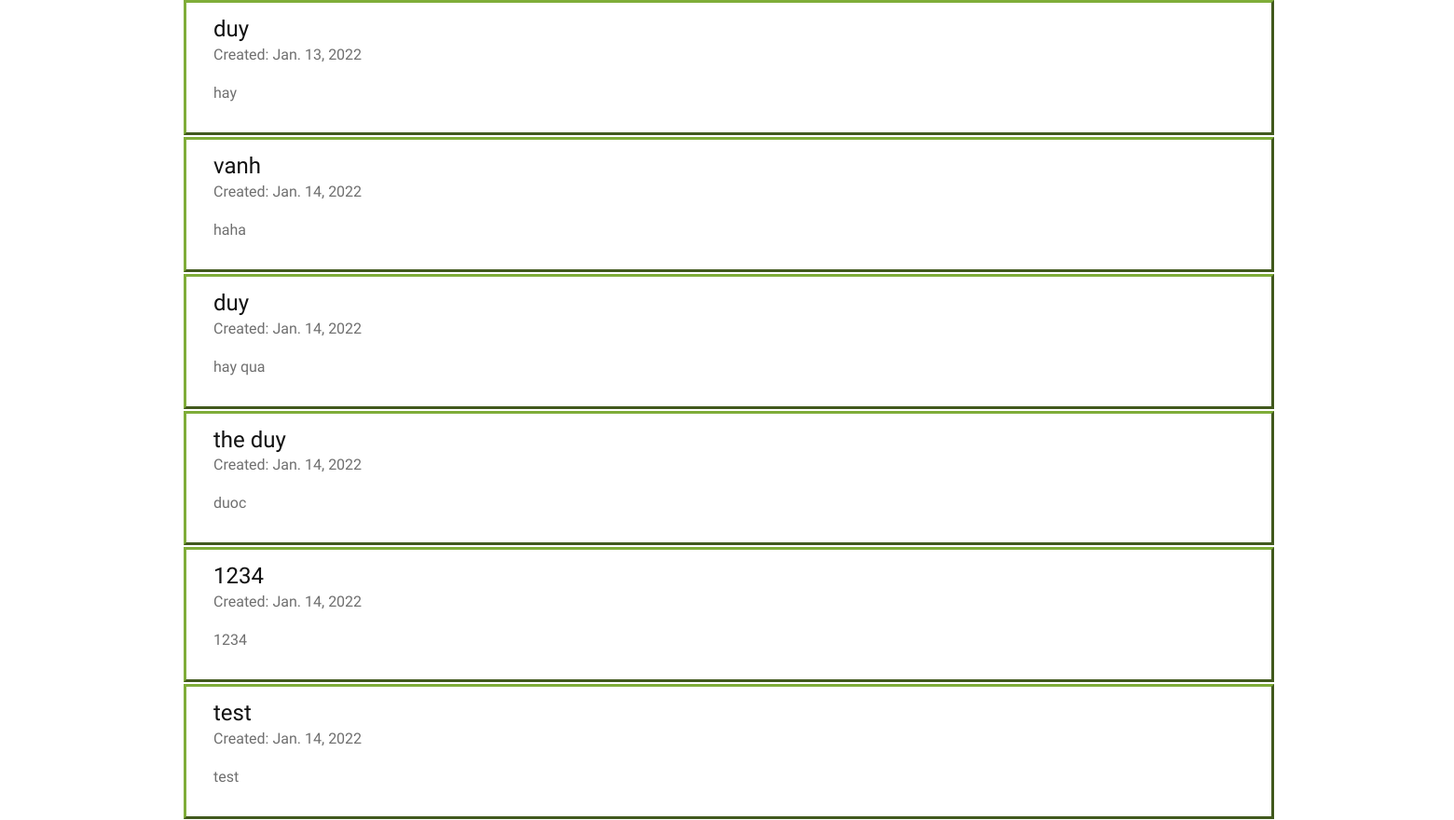
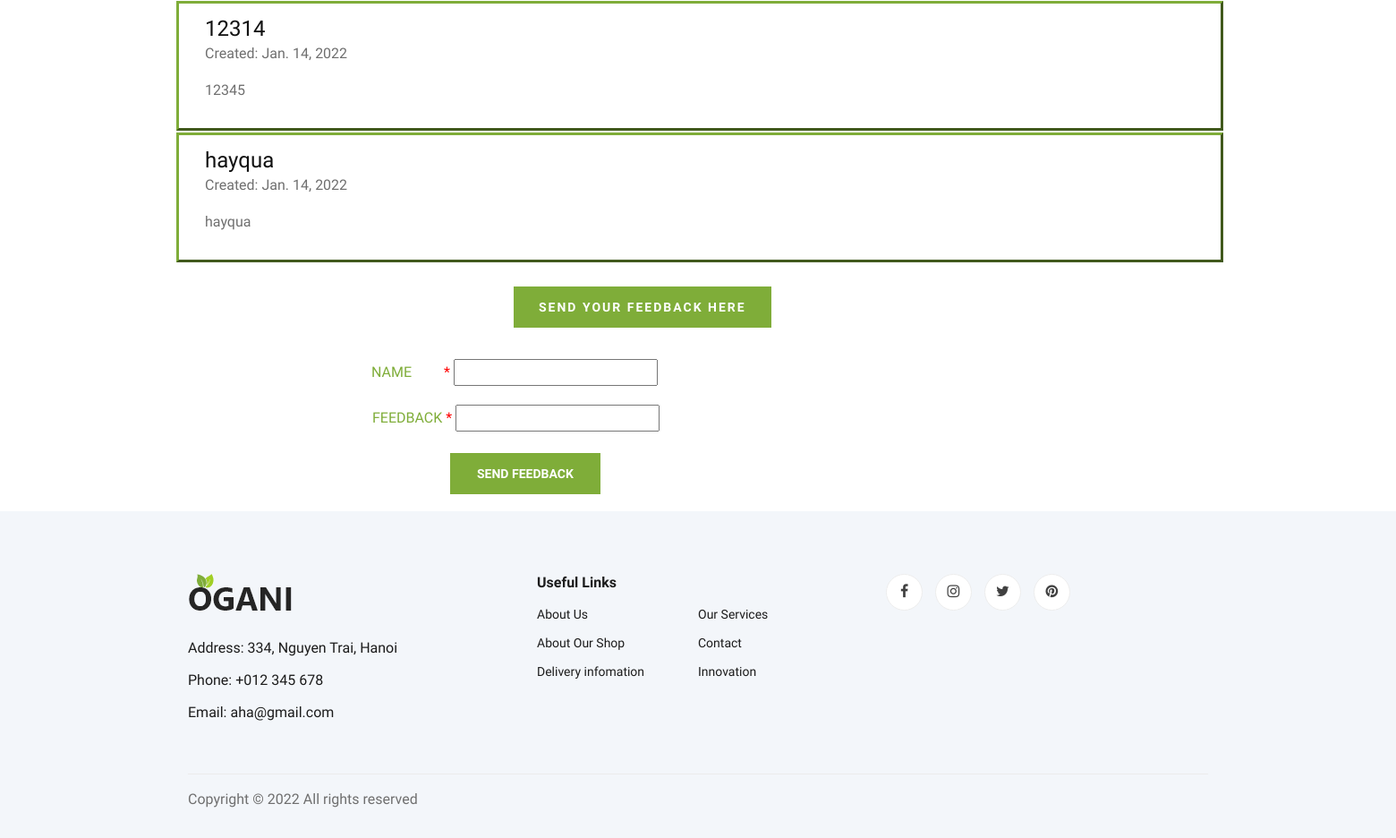
The page /feedback_view/ (signed in, lower part) on the database as committed earlier (2 pictures, top to bottom).
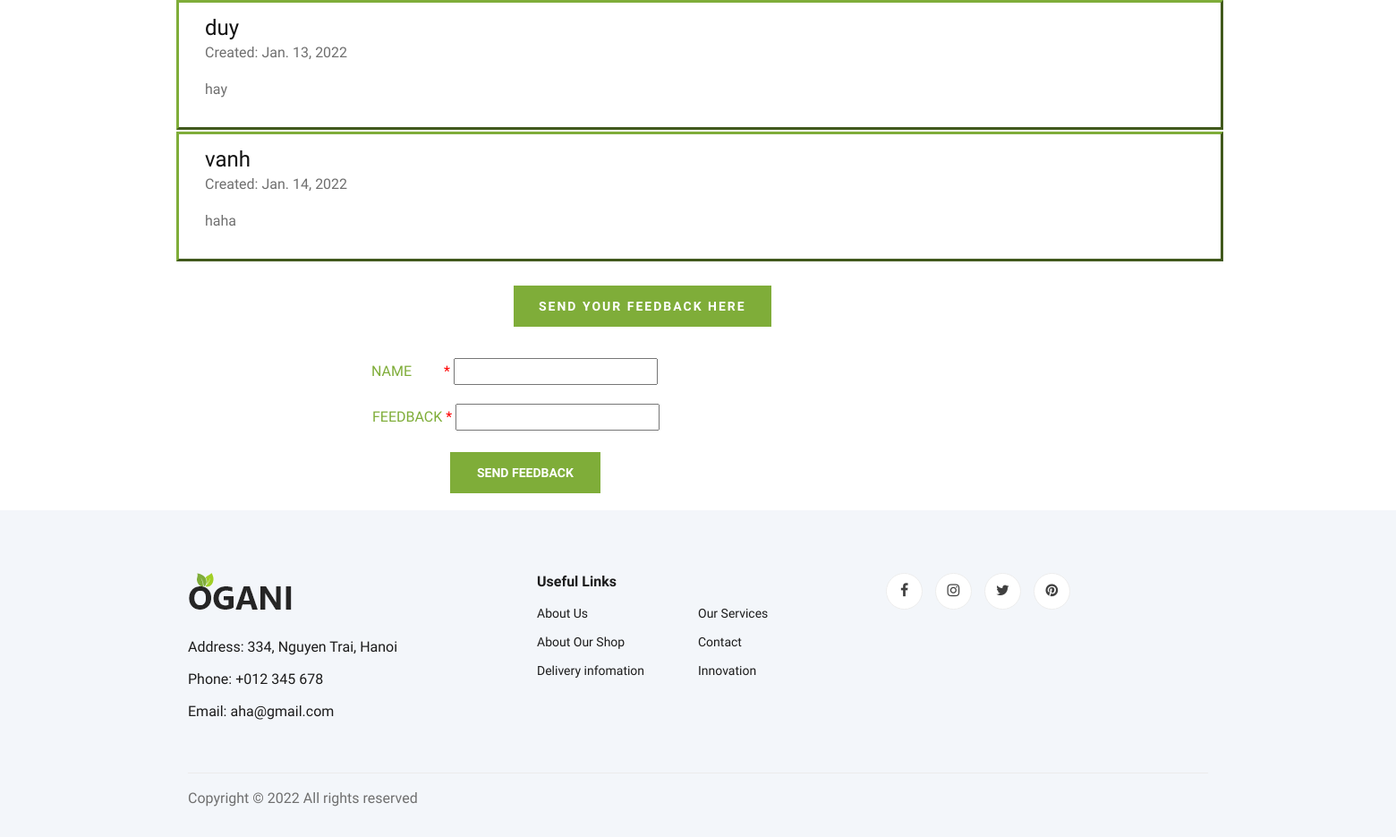
The same page on the database as committed later.
### core/models.py (models this page shows, shortened)
class Feedback(models.Model):
    name=models.CharField(max_length=40)
    feedback=models.CharField(max_length=500)
    date= models.DateField(auto_now_add=True,null=True)

### core/views.py (the view, shortened to what this page needs)
# urls.py: path('feedback_view/', views.FeedbackViewClass.as_view(), name='fb_view'),
class FeedbackViewClass(LoginRequiredMixin,TemplateView):
    form_class = FeedbackForm
    template_name = 'core/feedback_view.html'
    def get(self, request):
        feedbackForm=FeedbackForm()
        feedbacks_list=Feedback.objects.all()
        context = {'feedbacks':feedbacks_list,'f':feedbackForm }
        return render(request,'core/feedback_view.html', context)

### core/forms.py
class FeedbackForm(forms.ModelForm):
    class Meta:
        model=models.Feedback
        fields=['name','feedback']

### core/templates/core/feedback_view.html (shortened to what this page needs)
{% extends 'homepage/base.html' %} {% load static %} {% load crispy_forms_tags %} {% block title %}AHA | Send Feedback{% endblock %} {% block content %}
<section>
    <div class="container">
        <div class="row">
            {%for f in feedbacks%}
            <div class="col-lg-12 container " style="border-style:outset ; margin-top: 2px; margin-left: 2px; border-color: #7fad39;">
                <div class="center" style="padding: 14px;">
                    <h4>{{f.name }}</h4>
                    <p>Created: {{f.date}}</p>
                    <p>{{f.feedback}}</p>
                </div>
            </div>
            {% endfor %}
        </div>
        <p class="primary-btn" style="margin-top: 27px; margin-left: 364px;">SEND YOUR FEEDBACK HERE</p>
    </div>
</section>
<div class="container" style="margin-top: 20px; margin-left: 400px;" >
    <form method="POST" >
        <div class="input-group mb-3">
            <div><label style="color: #7fad39;">NAME <span class="required" style=" margin-top: 2px; margin-left: 32px; color: red;">*</span></label> {{ f.name }}</div>
        </div>
        <div class="input-group">
            <div><label style="margin-left: 1px; color: #7fad39;">FEEDBACK <span class="required" style="color: red;">*</span></label> {{ f.feedback }}</div>
        </div>
        <button type="submit" class="site-btn" style=" margin-top:19px ; margin-left: 88px; margin-bottom: 19px;">SEND FEEDBACK</button>
    </form>
</div>
{% endblock %}

Rows that differ between the two databases and show on the page:
removed Feedback: name "duy", date "Jan. 14, 2022", feedback "hay qua"
removed Feedback: name "the duy", date "Jan. 14, 2022", feedback "duoc"
removed Feedback: name "1234", date "Jan. 14, 2022", feedback "1234"
removed Feedback: name "test", date "Jan. 14, 2022", feedback "test"
removed Feedback: name "12314", date "Jan. 14, 2022", feedback "12345"
removed Feedback: name "hayqua", date "Jan. 14, 2022", feedback "hayqua"
